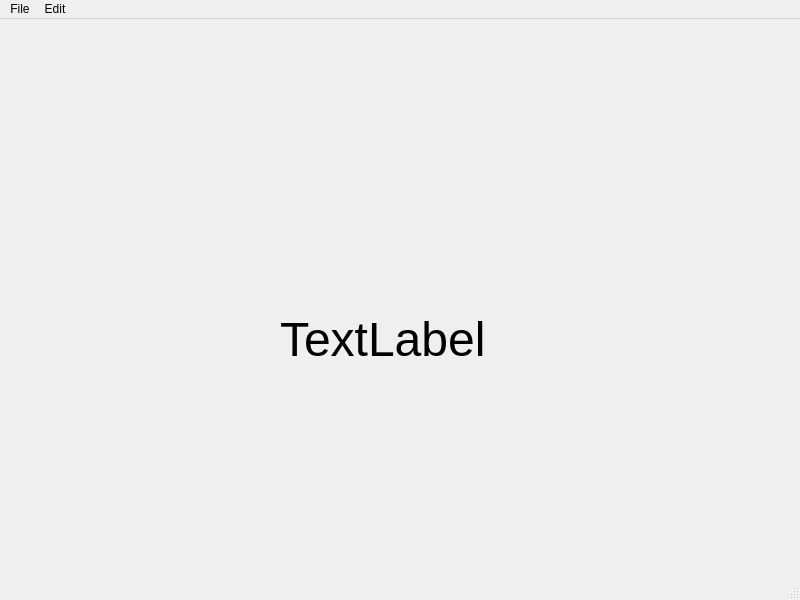
<?xml version="1.0" encoding="UTF-8"?>
<ui version="4.0">
 <class>MainWindow</class>
 <widget class="QMainWindow" name="MainWindow">
  <property name="geometry">
   <rect>
    <x>0</x>
    <y>0</y>
    <width>800</width>
    <height>600</height>
   </rect>
  </property>
  <property name="windowTitle">
   <string>MainWindow</string>
  </property>
  <widget class="QWidget" name="centralwidget">
   <widget class="QLabel" name="label">
    <property name="geometry">
     <rect>
      <x>280</x>
      <y>200</y>
      <width>291</width>
      <height>241</height>
     </rect>
    </property>
    <property name="font">
     <font>
      <pointsize>36</pointsize>
     </font>
    </property>
    <property name="text">
     <string>TextLabel</string>
    </property>
   </widget>
  </widget>
  <widget class="QMenuBar" name="menubar">
   <property name="geometry">
    <rect>
     <x>0</x>
     <y>0</y>
     <width>800</width>
     <height>28</height>
    </rect>
   </property>
   <widget class="QMenu" name="menuFile">
    <property name="title">
     <string>File</string>
    </property>
    <addaction name="actionNew"/>
    <addaction name="actionSave"/>
   </widget>
   <widget class="QMenu" name="menuEdit">
    <property name="title">
     <string>Edit</string>
    </property>
    <addaction name="actionCopy"/>
    <addaction name="actionPaste"/>
   </widget>
   <addaction name="menuFile"/>
   <addaction name="menuEdit"/>
  </widget>
  <widget class="QStatusBar" name="statusbar"/>
  <action name="actionNew">
   <property name="text">
    <string>New</string>
   </property>
   <property name="statusTip">
    <string>Create a new file</string>
   </property>
  </action>
  <action name="actionSave">
   <property name="text">
    <string>Save</string>
   </property>
   <property name="statusTip">
    <string>Save a file</string>
   </property>
   <property name="shortcut">
    <string>Ctrl+S</string>
   </property>
  </action>
  <action name="actionCopy">
   <property name="text">
    <string>Copy</string>
   </property>
   <property name="statusTip">
    <string>Copy a file</string>
   </property>
   <property name="shortcut">
    <string>Ctrl+C</string>
   </property>
  </action>
  <action name="actionPaste">
   <property name="text">
    <string>Paste</string>
   </property>
   <property name="statusTip">
    <string>Pastes a file</string>
   </property>
   <property name="shortcut">
    <string>Ctrl+V</string>
   </property>
  </action>
 </widget>
 <resources/>
 <connections/>
</ui>
